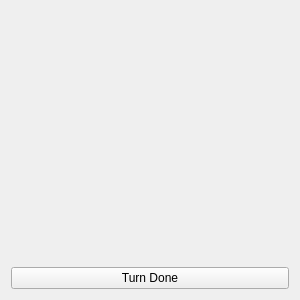
<?xml version="1.0" encoding="UTF-8"?>
<ui version="4.0">
 <class>minimap_panel</class>
 <widget class="QWidget" name="minimap_panel">
  <property name="geometry">
   <rect>
    <x>0</x>
    <y>0</y>
    <width>300</width>
    <height>300</height>
   </rect>
  </property>
  <property name="sizePolicy">
   <sizepolicy hsizetype="Preferred" vsizetype="Maximum">
    <horstretch>0</horstretch>
    <verstretch>0</verstretch>
   </sizepolicy>
  </property>
  <property name="mouseTracking">
   <bool>true</bool>
  </property>
  <property name="autoFillBackground">
   <bool>true</bool>
  </property>
  <layout class="QVBoxLayout" name="verticalLayout">
   <item>
    <layout class="QHBoxLayout" stretch="1,0">
     <item>
      <widget class="minimap_view" name="minimap" native="true">
       <property name="sizePolicy">
        <sizepolicy hsizetype="Preferred" vsizetype="Expanding">
         <horstretch>0</horstretch>
         <verstretch>0</verstretch>
        </sizepolicy>
       </property>
      </widget>
     </item>
     <item>
      <layout class="QVBoxLayout" name="_2">
       <item>
        <widget class="QToolButton" name="zoom_in">
         <property name="toolTip">
          <string>Zoom in</string>
         </property>
         <property name="autoRaise">
          <bool>true</bool>
         </property>
        </widget>
       </item>
       <item>
        <widget class="QToolButton" name="zoom_reset">
         <property name="toolTip">
          <string>Reset zoom</string>
         </property>
         <property name="autoRaise">
          <bool>true</bool>
         </property>
        </widget>
       </item>
       <item>
        <widget class="QToolButton" name="zoom_out">
         <property name="toolTip">
          <string>Zoom out</string>
         </property>
         <property name="autoRaise">
          <bool>true</bool>
         </property>
        </widget>
       </item>
       <item>
        <spacer name="spacer">
         <property name="orientation">
          <enum>Qt::Vertical</enum>
         </property>
         <property name="sizeHint" stdset="0">
          <size>
           <width>0</width>
           <height>0</height>
          </size>
         </property>
        </spacer>
       </item>
      </layout>
     </item>
    </layout>
   </item>
   <item>
    <widget class="turn_done_button" name="turn_done">
     <property name="text">
      <string>Turn Done</string>
     </property>
    </widget>
   </item>
  </layout>
 </widget>
 <customwidgets>
  <customwidget>
   <class>minimap_view</class>
   <extends>QWidget</extends>
   <header>minimap.h</header>
   <container>1</container>
  </customwidget>
  <customwidget>
   <class>turn_done_button</class>
   <extends>QPushButton</extends>
   <header>turn_done_button.h</header>
  </customwidget>
 </customwidgets>
 <tabstops>
  <tabstop>turn_done</tabstop>
  <tabstop>zoom_in</tabstop>
  <tabstop>zoom_reset</tabstop>
  <tabstop>zoom_out</tabstop>
 </tabstops>
 <resources/>
 <connections/>
</ui>
